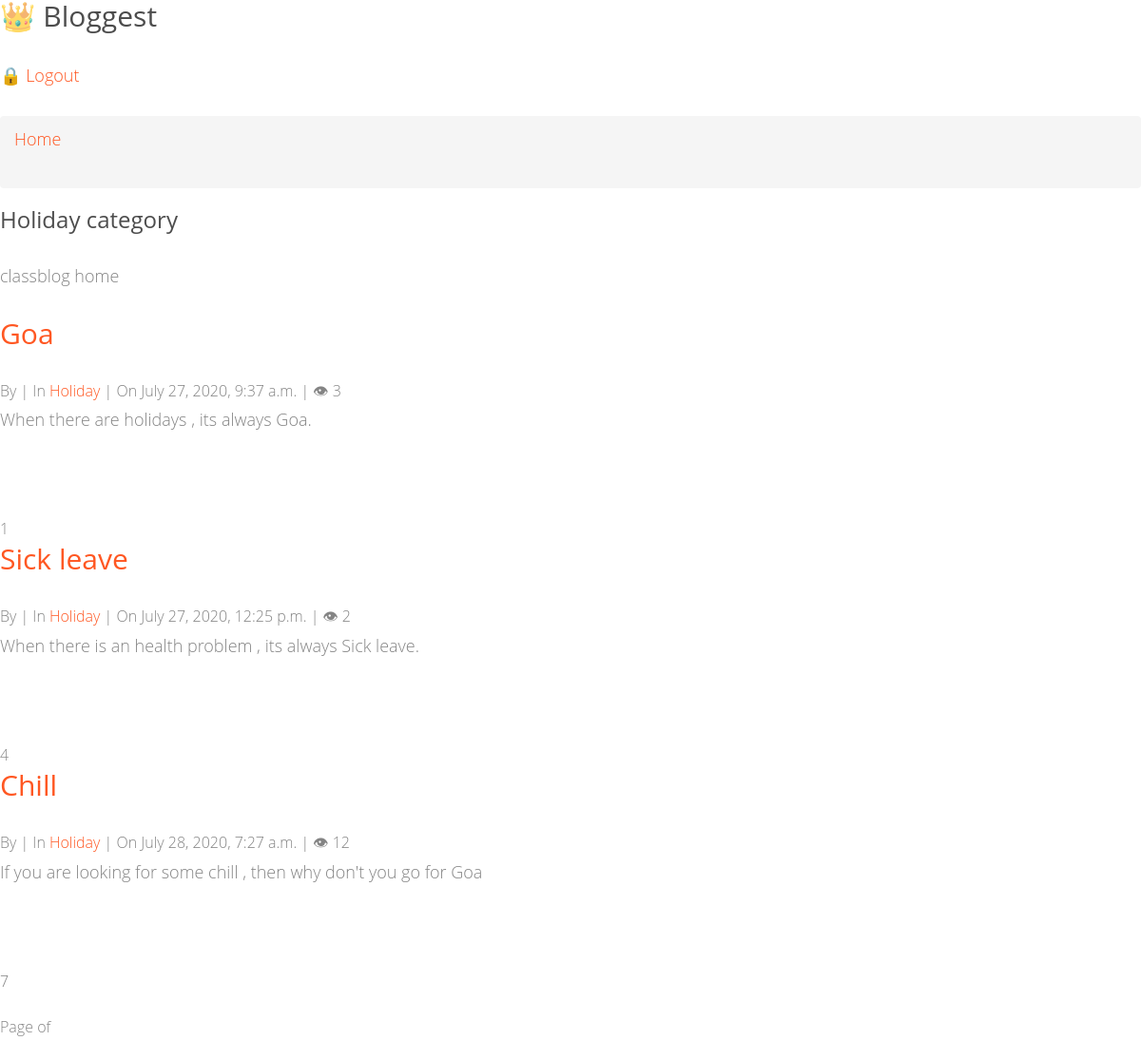
The page /blog/post/cat/1/ (signed in) on the database its author committed.
### blog/models.py (models this page shows, shortened)
class Category(models.Model):
    name = models.CharField(max_length=100, unique=True)
    creator = models.ForeignKey(User,on_delete=models.CASCADE)
    class Meta:
        verbose_name_plural = "Categories"
    def __str__(self):
        return self.name

class Post(models.Model):
    title = models.CharField(max_length=200)
    content = models.TextField()
    pub_date = models.DateTimeField(auto_now_add=True)
    view_count = models.PositiveIntegerField(default=0)
    author = models.ForeignKey(User,on_delete=models.CASCADE)
    category = models.ForeignKey(Category,on_delete=models.CASCADE)
    def __str__(self):
        return self.title

### ClassBasedblog/views.py (the view)
# urls.py: path('post/cat/<int:pk>/',views.PostCategory.as_view() ,name='post_by_category'),
@method_decorator(login_required,name='dispatch')
class PostCategory(ListView):
    model = Category
    template_name = 'classblog/post_category.html'
    '''def get_queryset(self):
        self.category = Category.objects.get(pk = self.kwargs['pk']) #get_object_or_404(Category, pk = self.kwargs['pk'])
        print('categoryPrint: ',self.category)
        return self.category#Post.objects.filter(category = self.category)'''
    def get_context_data(self, **kwargs):
        context = super(PostCategory,self).get_context_data(**kwargs)
        self.category = Category.objects.get(pk = self.kwargs['pk'])
        context['category'] = self.category
        context['posts'] = Post.objects.filter(category=self.category)
        print('print myContext ',context)
        return context

### templates/classblog/post_category.html
{% extends 'classblog/base.html' %}
{% block content %}
<div>
    <h3>{{category}} category</h3>
</div>
<p>classblog home</p>
    {% for post in posts %}
    <div class="blog-item">
        <h2><a href="{% url 'postDetails' post.pk %}">{{post.title}}</a></h2>
        <div class="info">
            By <span><a href="#">{{post.auther}}</a></span> | In <span><a href="#">{{post.category}}</a></span> | On <span>{{post.pub_date}}</span> | &#x1f441 <span>{{post.view_count}}</span>
        </div>
        <p>
            {{post.content}}
        </p>
        <br><br>
        {{post.pk}}
    </div>
    {% empty %}
    <div>
        <h3>There are no posts yet</h3>
    </div>
    {% endfor %}
    {% include 'classblog/pagination_links.html' %}
{% endblock %}

### rows shown on the page
Category: name "Holiday"
Post: title "Goa", category "Holiday", pub_date "July 27, 2020, 9:37 a.m.", view_count "3", content "When there are holidays , its always Goa.", pk "1"
Post: title "Sick leave", category "Holiday", pub_date "July 27, 2020, 12:25 p.m.", view_count "2", content "When there is an health problem , its always Sick leave.", pk "4"
Post: title "Chill", category "Holiday", pub_date "July 28, 2020, 7:27 a.m.", view_count "12", content "If you are looking for some chill , then why don't you go for Goa", pk "7"
